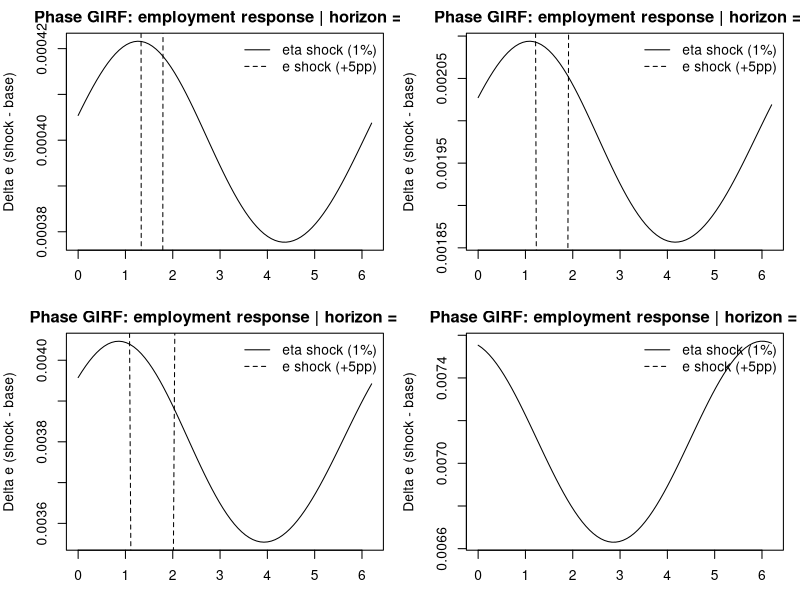
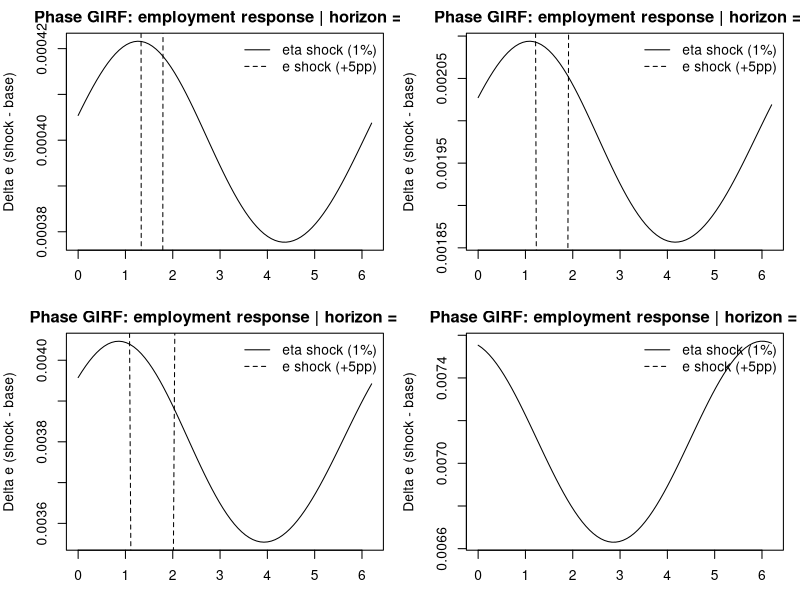
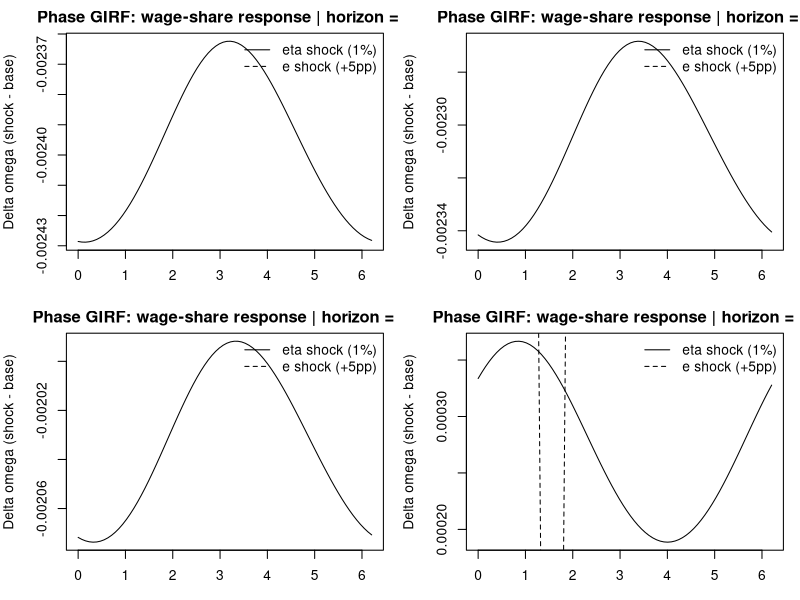
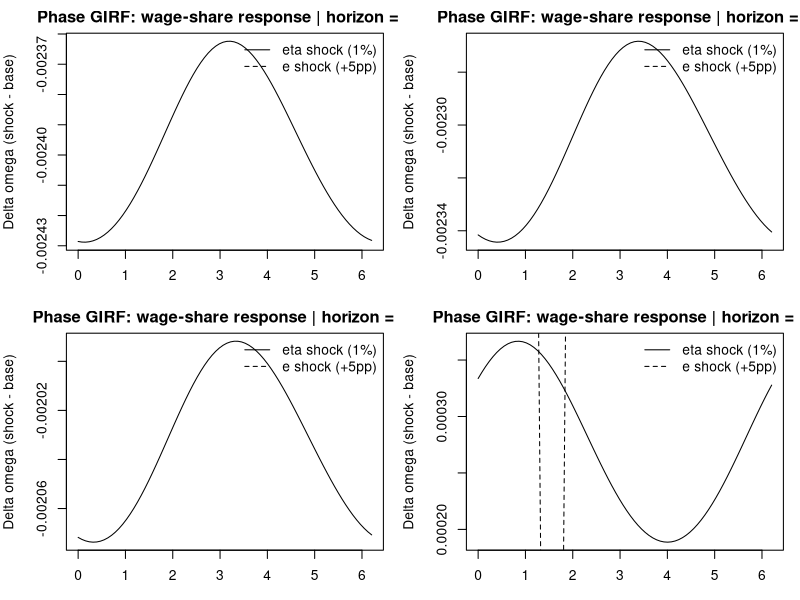
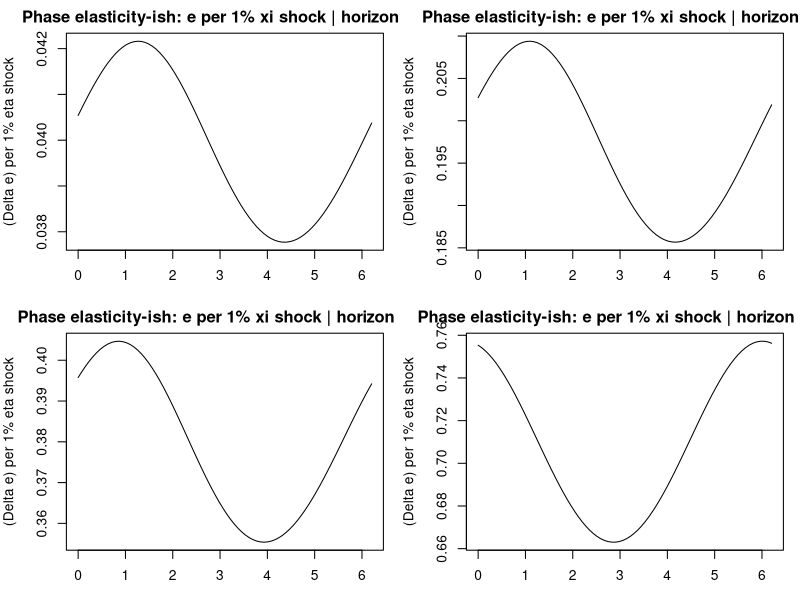
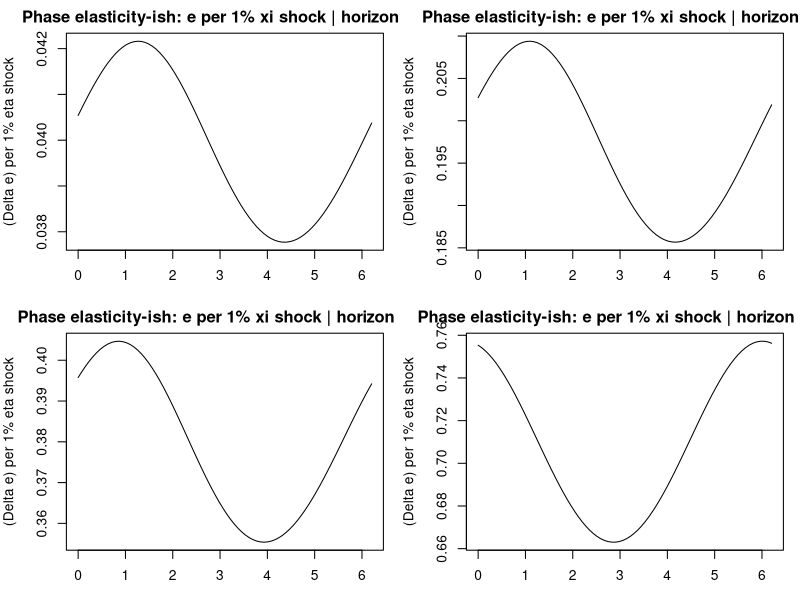
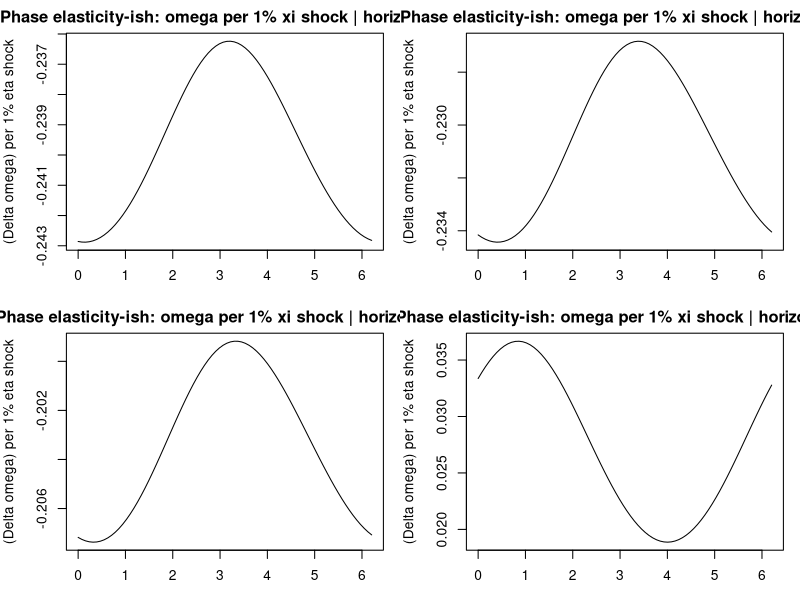
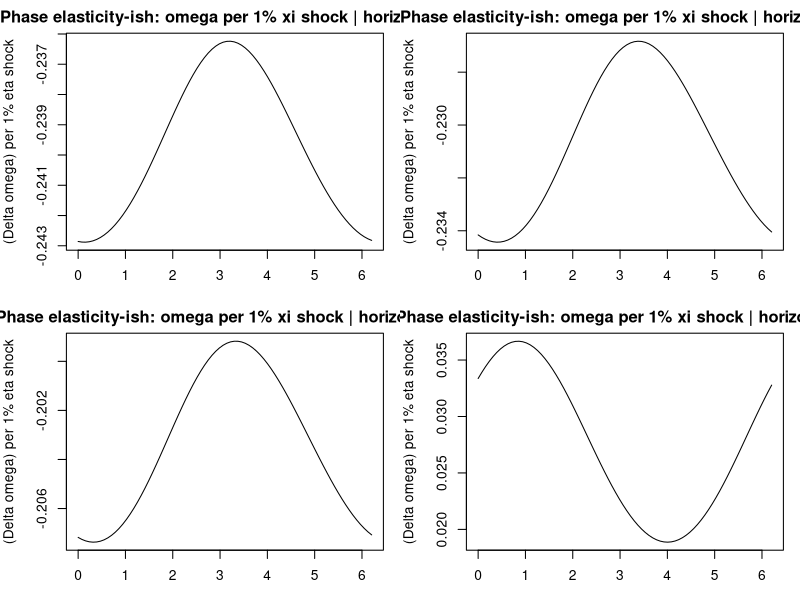

Recreate these plots in R, in order.
# STEP 4B: Phase-dependent GIRFs (Poincare phase), two shocks
# - Option A admissibility (0<e(t)<1) via invariant H (no model change)
# - Shock 1 (distribution): eta = log(xi) + eps_eta (eps_eta = 0.01 -> ~1% xi shock)
# - Shock 2 (employment): e + eps_e_abs (large, e.g., 0.05 = +5pp), clipped to <1
# - Plots both IRFs and "per 1%" normalized responses

if (!requireNamespace("deSolve", quietly = TRUE)) install.packages("deSolve")
if (!requireNamespace("here", quietly = TRUE))   install.packages("here")
library(deSolve)
library(here)

out_dir <- here::here("outputs", "exploitation_rate", "phase_dependency")
dir.create(out_dir, recursive = TRUE, showWarnings = FALSE)

# -----------------------------
# 1) Parameters (Cambridge saving + depreciation)
# -----------------------------
alpha <- 0.02
beta  <- 0.01
gamma <- 0.01
delta <- 0.04
s_pi  <- 0.80

e_star_target     <- 0.95
omega_star_target <- 0.60

rho   <- (alpha + gamma) / e_star_target
sigma <- s_pi * (1 - omega_star_target) / (alpha + beta + delta)

A <- s_pi / sigma
B <- alpha + gamma
C <- alpha + beta + delta

q <- C / A
stopifnot(q > 0 && q < 1)

e_star  <- B / rho
xi_star <- q / (1 - q)
omega_star <- 1 / (1 + xi_star)

cat("Fixed point:\n")
cat("e*     =", e_star, "\n")
cat("omega* =", omega_star, "\n")
cat("xi*    =", xi_star, "\n\n")

parms <- list(alpha=alpha, beta=beta, gamma=gamma, delta=delta,
              s_pi=s_pi, rho=rho, sigma=sigma)

# -----------------------------
# 2) ODE model in (e, xi)
# -----------------------------
goodwin_cambridge_e_xi <- function(t, state, p) {
  e  <- state[["e"]]
  xi <- state[["xi"]]
  
  A <- p$s_pi / p$sigma
  B <- p$alpha + p$gamma
  C <- p$alpha + p$beta + p$delta
  
  de  <- e  * (A * (xi/(1+xi)) - C)
  dxi <- (1 + xi) * (B - p$rho * e)
  
  list(c(de, dxi))
}

# -----------------------------
# 3) Option A admissibility via invariant H
# -----------------------------
H <- function(e, xi) {
  B*log(e) - rho*e - (A-C)*log(1+xi) - A/(1+xi)
}

e_turning_points <- function(H0, eps = 1e-10) {
  K <- H0 + (A - C) * log(1 + xi_star) + A / (1 + xi_star)
  F <- function(e) B * log(e) - rho * e - K
  
  e_hat <- min(max(B / rho, eps), 1 - eps)
  F_hat <- F(e_hat)
  if (!is.finite(F_hat) || F_hat <= 0) return(NULL)
  
  rL <- try(uniroot(F, c(eps, e_hat - eps))$root, silent = TRUE)
  rR <- try(uniroot(F, c(e_hat + eps, 1 - eps))$root, silent = TRUE)
  if (inherits(rL, "try-error") || inherits(rR, "try-error")) return(NULL)
  
  sort(c(rL, rR))
}

admissible_ic <- function(e0, omega0) {
  if (!is.finite(e0) || !is.finite(omega0)) return(FALSE)
  if (e0 <= 0 || e0 >= 1) return(FALSE)
  if (omega0 <= 0 || omega0 >= 1) return(FALSE)
  
  xi0 <- (1 - omega0) / omega0
  if (!is.finite(xi0) || xi0 <= 0) return(FALSE)
  
  H0 <- H(e0, xi0)
  roots <- e_turning_points(H0)
  if (is.null(roots) || length(roots) != 2) return(FALSE)
  
  list(ok = (roots[1] > 0 && roots[2] < 1), e_min=roots[1], e_max=roots[2], xi0=xi0, H0=H0)
}

shrink_kick_to_admissible <- function(e0_raw, omega0_raw, tol = 1e-6) {
  de <- e0_raw - e_star
  dw <- omega0_raw - omega_star
  test <- function(k) admissible_ic(e_star + k*de, omega_star + k*dw)
  
  r1 <- test(1)
  if (!isFALSE(r1) && r1$ok) {
    return(c(k=1, e0=e_star+de, omega0=omega_star+dw, e_min=r1$e_min, e_max=r1$e_max))
  }
  
  lo <- 0; hi <- 1
  best_k <- NA_real_; best_r <- NULL
  for (iter in 1:70) {
    mid <- 0.5*(lo+hi)
    rm <- test(mid)
    if (!isFALSE(rm) && rm$ok) { best_k <- mid; best_r <- rm; lo <- mid } else { hi <- mid }
    if (hi - lo < tol) break
  }
  if (is.na(best_k)) stop("No admissible non-degenerate orbit for this kick direction. Change raw IC.")
  c(k=best_k, e0=e_star+best_k*de, omega0=omega_star+best_k*dw, e_min=best_r$e_min, e_max=best_r$e_max)
}

# -----------------------------
# 4) Bigger orbit: more aggressive raw kick (Option A will shrink if needed)
# -----------------------------
# You asked for bigger amplitude. These are intentionally aggressive.
e0_raw     <- 0.80
omega0_raw <- 0.45

res <- shrink_kick_to_admissible(e0_raw, omega0_raw)
print(res)
cat("Invariant-implied e-range: [", res["e_min"], ",", res["e_max"], "]\n\n")

e0     <- unname(res["e0"])
omega0 <- unname(res["omega0"])
xi0    <- (1 - omega0) / omega0

# -----------------------------
# 5) Simulate baseline long enough to get clean Poincare cycle
# -----------------------------
dt <- 0.01
Tsim <- 600
times <- seq(0, Tsim, by = dt)

base <- ode(y = c(e=e0, xi=xi0), times = times, func = goodwin_cambridge_e_xi, parms = parms, method = "lsoda")
base <- as.data.frame(base)
base$omega <- 1/(1+base$xi)
base$eta   <- log(base$xi)

cat("Baseline simulated ranges:\n")
cat("e    in [", min(base$e), ",", max(base$e), "]\n")
cat("omega in [", min(base$omega), ",", max(base$omega), "]\n")
cat("xi   in [", min(base$xi), ",", max(base$xi), "]\n\n")

# -----------------------------
# 6) Poincare section: upward crossings of e = e*
# -----------------------------
e_series <- base$e
t_series <- base$time

idx <- which(e_series[-length(e_series)] < e_star & e_series[-1] >= e_star)
if (length(idx) < 4) stop("Not enough Poincare crossings. Increase Tsim or change IC direction/amplitude.")

crossings <- data.frame(t=NA_real_, xi=NA_real_)
for (k in seq_along(idx)) {
  i <- idx[k]
  t1 <- t_series[i]; t2 <- t_series[i+1]
  e1 <- e_series[i]; e2 <- e_series[i+1]
  w  <- (e_star - e1) / (e2 - e1)
  tc <- t1 + w*(t2 - t1)
  
  xi1 <- base$xi[i]; xi2 <- base$xi[i+1]
  xic <- xi1 + w*(xi2 - xi1)
  
  crossings[k,] <- c(tc, xic)
}

# take last full cycle
t0 <- crossings$t[nrow(crossings)-2]
t1 <- crossings$t[nrow(crossings)-1]
Tper <- t1 - t0
cat("Estimated period:", Tper, "\n\n")

# -----------------------------
# 7) Phase grid on that cycle
# -----------------------------
n_phase <- 80
phase_grid <- seq(0, 2*pi, length.out = n_phase + 1)[-(n_phase+1)]
t_phase <- t0 + (phase_grid/(2*pi))*Tper

e_phase  <- approx(base$time, base$e,  xout = t_phase)$y
xi_phase <- approx(base$time, base$xi, xout = t_phase)$y

# -----------------------------
# 8) Two shocks (your spec)
# -----------------------------
eps_eta   <- 0.01   # 1% log-xi shock
eps_e_abs <- 0.05   # big employment shock: +5pp
e_cap     <- 0.999  # keep ODE admissible

Hmax <- 30
dt_h <- 0.01
t_h <- seq(0, Hmax, by = dt_h)
horizons <- c(0.5, 1, 2, 5, 10, 20, 30)

simulate_forward <- function(e_init, xi_init) {
  out <- ode(y = c(e=e_init, xi=xi_init), times = t_h, func = goodwin_cambridge_e_xi, parms = parms, method = "lsoda")
  out <- as.data.frame(out)
  out$omega <- 1/(1+out$xi)
  out
}

# -----------------------------
# 9) GIRFs by phase: store both shock types
# -----------------------------
girf <- expand.grid(phase = phase_grid, horizon = horizons)
girf$de_eta    <- NA_real_
girf$domega_eta<- NA_real_
girf$de_e      <- NA_real_
girf$domega_e  <- NA_real_

# normalized "per 1%" versions (divide by 0.01)
girf$de_eta_per1pct     <- NA_real_
girf$domega_eta_per1pct <- NA_real_

for (i in seq_along(phase_grid)) {
  e_init  <- e_phase[i]
  xi_init <- xi_phase[i]
  
  # baseline forward
  bwd <- simulate_forward(e_init, xi_init)
  
  # Shock A: eta shock (xi <- xi*exp(eps_eta))
  swd_eta <- simulate_forward(e_init, xi_init * exp(eps_eta))
  
  # Shock B: big e shock (e <- min(e+eps, e_cap))
  e_shocked <- min(e_init + eps_e_abs, e_cap)
  swd_e <- simulate_forward(e_shocked, xi_init)
  
  for (h in horizons) {
    eb <- approx(bwd$time, bwd$e, xout = h)$y
    wb <- approx(bwd$time, bwd$omega, xout = h)$y
    
    es_eta <- approx(swd_eta$time, swd_eta$e, xout = h)$y
    ws_eta <- approx(swd_eta$time, swd_eta$omega, xout = h)$y
    
    es_e <- approx(swd_e$time, swd_e$e, xout = h)$y
    ws_e <- approx(swd_e$time, swd_e$omega, xout = h)$y
    
    j <- which(girf$phase == phase_grid[i] & girf$horizon == h)
    
    girf$de_eta[j]     <- es_eta - eb
    girf$domega_eta[j] <- ws_eta - wb
    
    girf$de_e[j]       <- es_e - eb
    girf$domega_e[j]   <- ws_e - wb
    
    girf$de_eta_per1pct[j]     <- (es_eta - eb) / eps_eta
    girf$domega_eta_per1pct[j] <- (ws_eta - wb) / eps_eta
  }
}

csv_path <- file.path(out_dir, "phase_girf_two_shocks.csv")
write.csv(girf, csv_path, row.names = FALSE)
cat("Saved GIRF data to:\n", csv_path, "\n\n")

# -----------------------------
# 10) Plot helpers (clean ASCII labels, overlay both shocks)
# -----------------------------
plot_phase_overlay <- function(y_eta, y_e, h, ylab, main) {
  ord <- order(girf$phase[girf$horizon == h])
  ph  <- girf$phase[girf$horizon == h][ord]
  
  y1 <- y_eta[ord]
  y2 <- y_e[ord]
  
  plot(ph, y1, type="l",
       xlab="phase (radians, Poincare-timed)", ylab=ylab,
       main=paste0(main, " | horizon = ", h))
  lines(ph, y2, lty=2)
  abline(h=0, lty=3)
  legend("topright", legend=c("eta shock (1%)", "e shock (+5pp)"), lty=c(1,2), bty="n")
}

make_figure <- function(kind = c("de","domega","de_per1pct","domega_per1pct")) {
  kind <- match.arg(kind)
  
  op <- par(mfrow=c(2,2), mar=c(3,4,2,1))
  
  for (h in c(1, 5, 10, 30)) {
    sub <- girf[girf$horizon == h, ]
    ord <- order(sub$phase)
    
    if (kind == "de") {
      plot_phase_overlay(sub$de_eta, sub$de_e, h,
                         ylab="Delta e (shock - base)",
                         main="Phase GIRF: employment response")
    } else if (kind == "domega") {
      plot_phase_overlay(sub$domega_eta, sub$domega_e, h,
                         ylab="Delta omega (shock - base)",
                         main="Phase GIRF: wage-share response")
    } else if (kind == "de_per1pct") {
      # only eta shock has meaningful per-1% scaling here
      plot(sub$phase[ord], sub$de_eta_per1pct[ord], type="l",
           xlab="phase (radians, Poincare-timed)",
           ylab="(Delta e) per 1% eta shock",
           main=paste0("Phase elasticity-ish: e per 1% xi shock | horizon = ", h))
      abline(h=0, lty=3)
    } else if (kind == "domega_per1pct") {
      plot(sub$phase[ord], sub$domega_eta_per1pct[ord], type="l",
           xlab="phase (radians, Poincare-timed)",
           ylab="(Delta omega) per 1% eta shock",
           main=paste0("Phase elasticity-ish: omega per 1% xi shock | horizon = ", h))
      abline(h=0, lty=3)
    }
  }
  
  par(op)
}

# Save plots
png1 <- file.path(out_dir, "phase_overlay_de.png")
pdf1 <- file.path(out_dir, "phase_overlay_de.pdf")
png(png1, width=1600, height=1200, res=200); make_figure("de"); dev.off()
pdf(pdf1, width=10, height=8); make_figure("de"); dev.off()

png2 <- file.path(out_dir, "phase_overlay_domega.png")
pdf2 <- file.path(out_dir, "phase_overlay_domega.pdf")
png(png2, width=1600, height=1200, res=200); make_figure("domega"); dev.off()
pdf(pdf2, width=10, height=8); make_figure("domega"); dev.off()

png3 <- file.path(out_dir, "phase_eta_per1pct_de.png")
pdf3 <- file.path(out_dir, "phase_eta_per1pct_de.pdf")
png(png3, width=1600, height=1200, res=200); make_figure("de_per1pct"); dev.off()
pdf(pdf3, width=10, height=8); make_figure("de_per1pct"); dev.off()

png4 <- file.path(out_dir, "phase_eta_per1pct_domega.png")
pdf4 <- file.path(out_dir, "phase_eta_per1pct_domega.pdf")
png(png4, width=1600, height=1200, res=200); make_figure("domega_per1pct"); dev.off()
pdf(pdf4, width=10, height=8); make_figure("domega_per1pct"); dev.off()

cat("Saved plots:\n")
cat(png1, "\n", pdf1, "\n", png2, "\n", pdf2, "\n", png3, "\n", pdf3, "\n", png4, "\n", pdf4, "\n")
